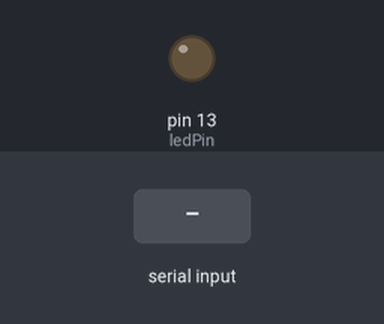
Bench run of a sketch on a simulated Arduino Uno, built with avr-gcc and run on an emulated ATmega328P. On the bench: output pins drawn as LEDs (lit = HIGH). The inputs (shaded band) are chosen by the test bench.

Above: at 1.2 s.
1.3 s: "F" received over Serial
At 1.8 s:
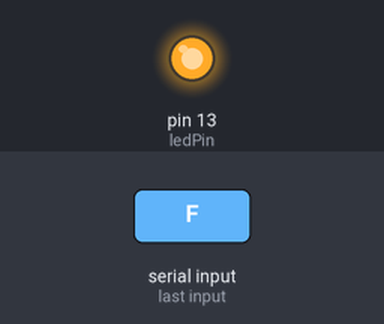
2.8 s: "O" received over Serial
At 4.1 s:
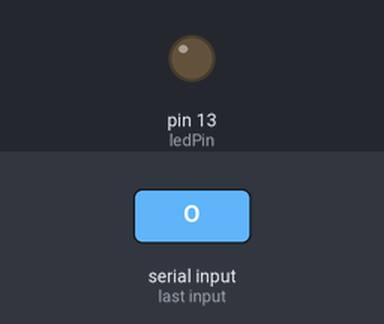
Timing chart, 0 to 5.8 s (numbered marks = the images above; inputs shaded):
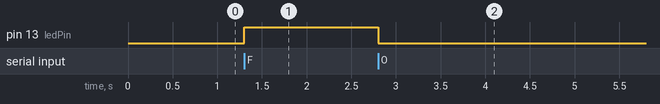

The sketch:

Arduino.ino
```cpp
int ledPin = 13;
void setup() {
  Serial.begin(9600);
  pinMode(ledPin, OUTPUT);
}
void loop() {
  if (Serial.available() > 0) {
    char command = Serial.read();
    if (command == 'F') {
      digitalWrite(ledPin, HIGH);
    }
    else if (command == 'O') {
      digitalWrite(ledPin, LOW);
    }
  }
}
```

Measured:
- after the input at 1.3 s, pin 13 (ledPin): LOW → HIGH at once
- after the input at 2.8 s, pin 13 (ledPin): HIGH → LOW at once
